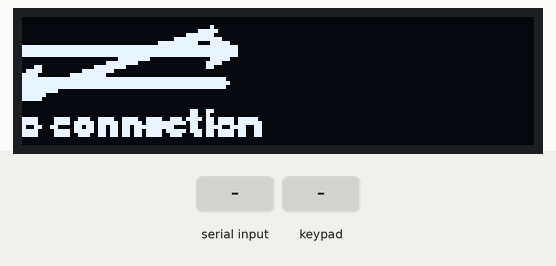
Bench run of a sketch on a simulated Arduino Uno, built with avr-gcc and run on an emulated ATmega328P. On the bench: 128×32 one-colour display. The test bench sets the inputs (shaded band). What the sketch prints to the serial monitor is not drawn.

Above: at 3.2 s.
3.3 s: "_SS\n" received over Serial
At 3.48 s:
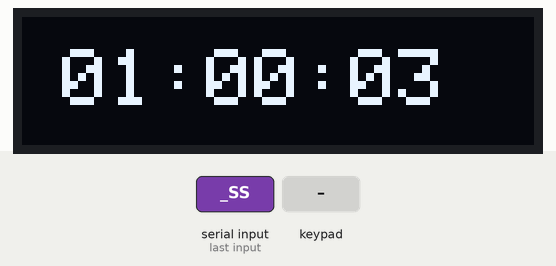
5.7 s: key '1' pressed
At 5.86 s:
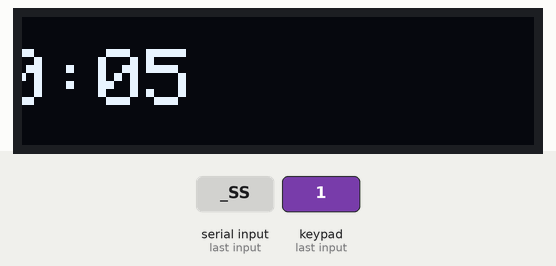
8.7 s: keypad keys 1 2 D pressed 0.4 s apart
11.4 s: key 'u' pressed
12.9 s: key 'd' pressed
Timing chart, 0 to 15.4 s (numbered marks = the images above; inputs shaded):
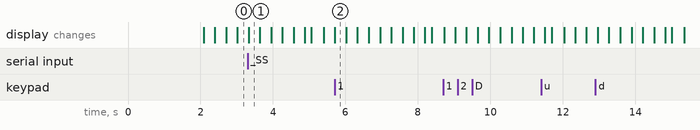

Measured:
- after the input at 3.3 s, the display: changes at once (image 1)

The sketch:

pad.ino
```cpp
#include <Wire.h>
#include <Adafruit_GFX.h>
#include <Adafruit_SSD1306.h>
#include <Keypad.h>

#include "screen.h"

#define OFFLINE 1
#define ONLINE 2
#define SCREENSAVER 3

// Rows and cols layout
const byte nrow = 3;
const byte ncol = 4;
byte rows[nrow] = { 7, 8, 9 };
byte cols[ncol] = { 10, 16, 14, 15 };

// Button matrix layout
char keys[nrow][ncol] = {
  { '1', '2', '3', 'u' },
  { '4', '5', '6', 'd' },
  { 'D', 'S', 'M', 'H' }
};

// Keypad and display
Keypad keypad = Keypad(makeKeymap(keys), rows, cols, nrow, ncol);
Adafruit_SSD1306 display(SCREEN_WIDTH, SCREEN_HEIGHT, &Wire, -1);

// Animation variables
byte status = OFFLINE;
int x_animation = -w_not_connected;

// Clock variables
unsigned long epochTime = 0; // ms since epoch
unsigned long lastSync = 0;  // ms since sync
bool blink = true;

void setup() {
  Serial.begin(9600);

  // Init display
  if (!display.begin(SSD1306_SWITCHCAPVCC, 0x3C)) {  // 0x3C is the common I2C dir
    Serial.println(F("SSD1306 allocation failed"));
    for (;;)
      ;
  }

  //Config display
  display.setTextSize(1);
  display.setTextColor(SSD1306_WHITE);
  display.setTextWrap(false);
  display.clearDisplay();

  delay(2000);
}

void loop() {
  // Read serial if available
  if (Serial.available() > 0) {
    handleSerial();
  }

  // Check status
  switch (status) {
    case OFFLINE:
      // Do animation
      offlineAnimation();
      break;
    case SCREENSAVER:
      // Show a clock
      clockAnimation();
    case ONLINE:
      // Manage keyboard
      manageKeyboard();
      break;
  }
}

void handleSerial() {
  String msg = Serial.readStringUntil('\n');
  if (msg == "_OK") {
    status = ONLINE;
    saveTime();
  } else if (msg == "_MS") {
    status = ONLINE;
    manageScreen();
  } else if (msg == "_SS") {
    status = SCREENSAVER;
  } else if (msg == "_KO"){
    status = OFFLINE;
  }
}


// Screen the offline animation with a moving x
void offlineAnimation() {
  display.clearDisplay();
  display.drawBitmap(x_animation, 0, not_connected, w_not_connected, h_not_connected, WHITE);
  display.display();
  if (x_animation > SCREEN_WIDTH) {
    x_animation = -w_not_connected;
  } else {
    x_animation++;
  }
}

void saveTime() {
  if (Serial.available() > 0) {
    String epochTimeStr = Serial.readStringUntil('\n');
    epochTime = epochTimeStr.toInt();
    lastSync = millis() / 1000;
  }
}

void clockAnimation() {
  // Get the actual time
  unsigned long elapsedSeconds = (millis() / 1000) - lastSync;
  unsigned long currentEpochTime = epochTime + elapsedSeconds;
  String currentTime = epochToString(currentEpochTime);

  display.clearDisplay();
  display.setTextSize(2);
  display.setCursor(x_animation, 8); //Text is 96x16, so it appears centered
  display.print(currentTime);
  display.display();

  if (x_animation > SCREEN_WIDTH) {
    x_animation = -96;
  } else {
    x_animation++;
  }
}

// Screen information comes right after a _MS\n and separated by lines, read and display it
void manageScreen() {
  display.clearDisplay();
  display.setTextSize(1);
  display.setCursor(0, 0);
  while (Serial.available() > 0) {
    String screenText = Serial.readStringUntil('\n');
    display.println(screenText);
  }
  display.display();
}

// Read pressed key, then send it from terminal with $ prefix
void manageKeyboard() {
  char key = keypad.getKey();
  if (key) {
    Serial.print('$');
    Serial.println(key);
  }
}
```

time.ino
```cpp
#include "time.h"

// Convert time to HH:MM:ss string
String epochToString(unsigned long epochTime) {
  String timeStr = "";
  unsigned long tzEpoch = epochTime + 3600;
  unsigned long seconds = tzEpoch % 86400;
  unsigned long hours = seconds / 3600;
  seconds = seconds % 3600;
  unsigned long minutes = seconds / 60;
  seconds = seconds % 60;

  if (hours < 10) timeStr += "0";
  timeStr += String(hours);
  timeStr += ":";
  if (minutes < 10) timeStr += "0";
  timeStr += String(minutes);
  timeStr += ":";
  if (seconds < 10) timeStr += "0";
  timeStr += String(seconds);

  return timeStr;
}
```

Source omitted: screen.h (data table, 2029 bytes)
